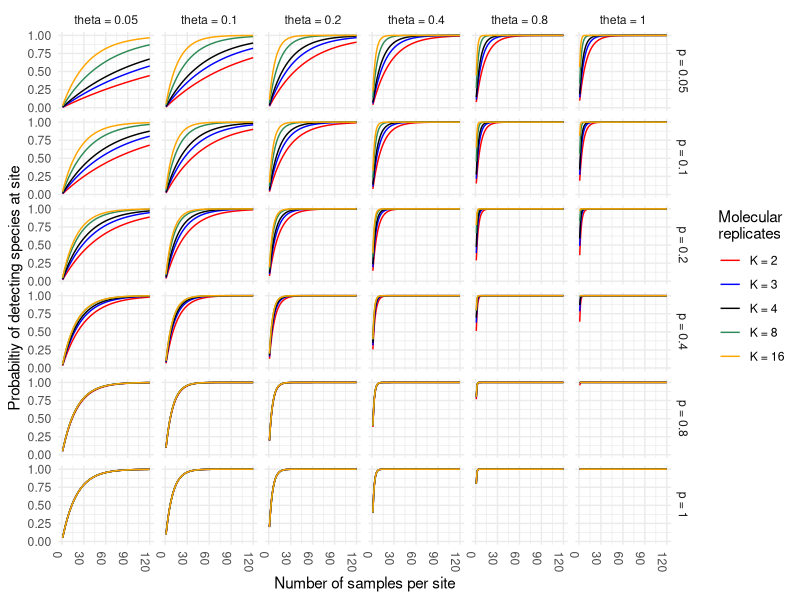
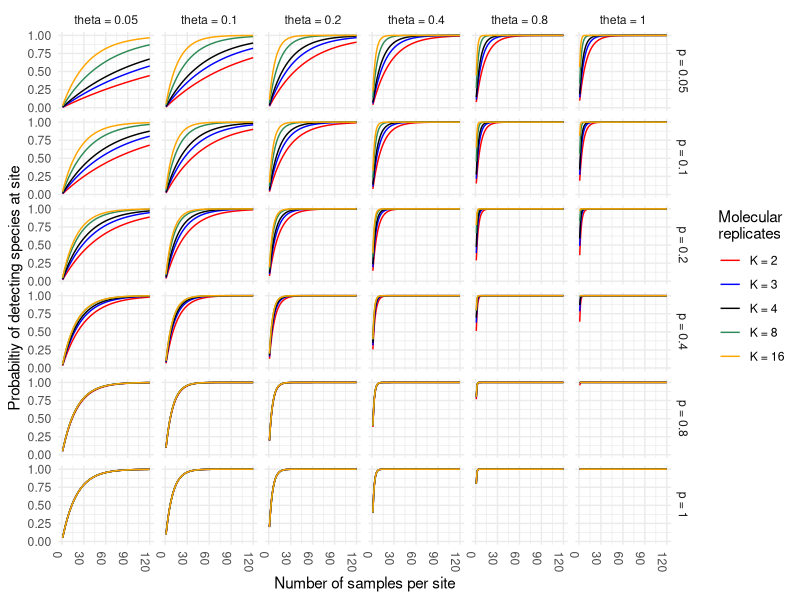
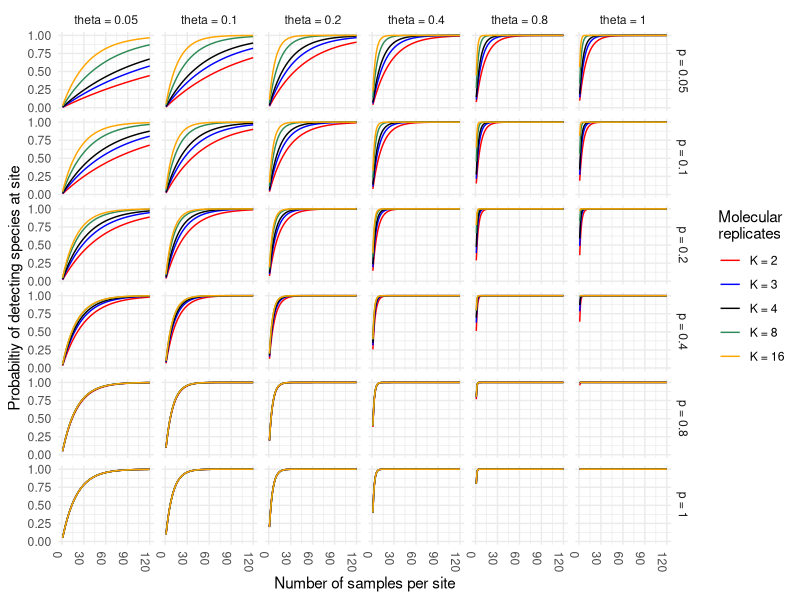

Source code (R) for these figures, in order: (Note: a time limit stopped this script after it produced the figures.)
## ---- chunk 1
knitr::opts_chunk$set(echo = TRUE)
assign("depthtrigger", 10, data.table:::.global)
## ---- chunk 2
comb = function(n, r){ factorial(n)/(factorial(r) * factorial(n -r ))}

sampleDetectionOne <- function(
	J = 50,
	K = 8,
	theta = 0.06,
	pDetection  = 0.3
	
	){
  
    jIndx = J:0
	prob = 	sum(comb( J, jIndx) *  (1 - theta) ^ jIndx * (theta * (1 - pDetection)^K )  ^ rev(jIndx))
	return(1 - prob)
	}
## ---- chunk 3
library(data.table)
results <- data.table(expand.grid(J = 1:120,
							theta = c(0.05, 0.1, 0.2, 0.4, 0.8, 1.0), 
							pDetection = c(0.05, 0.1, 0.2, 0.4, 0.8, 1.0),
							K = c(2, 3, 4, 8, 16)))

for(index in 1:nrow(results)){
  results[ index, ProbDetect :=
	  sampleDetectionOne(J = J, K = K, theta = theta, pDetection = pDetection)]
}
results[ , thetaPlot := factor(paste0("theta = ", theta))]
results[ , pDetectionPlot := factor(paste0("p = ", pDetection))]
results[ , KPlot := factor(paste0("K = ", K))]
## ---- chunk 4

library(ggplot2)
results[ , KPlot := factor(KPlot,
                           levels = levels(results$KPlot)[
                             order(as.numeric(gsub("K = ", "",
                                                   levels(results$KPlot))))])]

detectOne <- ggplot(data = results, aes(x = J, y = ProbDetect, color = KPlot)) +
	geom_line() +
	facet_grid( pDetectionPlot ~ thetaPlot) +
	theme_minimal() +
  
	ylab("Probabiltiy of detecting species at site") +
	xlab("Number of samples per site") +
  scale_color_manual("Molecular\nreplicates",
                     values = c("red", "blue", "black", "seagreen", "orange", "grey50")) +
  scale_x_continuous(breaks = seq(0,125, by = 30)) +
  theme(axis.text.x = element_text(angle = -90, hjust = 0))
print(detectOne)
ggsave(filename = "detectingOne.pdf", detectOne, width = 12, height = 4)
ggsave(filename = "detectingOne.jpg", detectOne, width = 12, height = 4)
## ---- chunk 5
samplesDetect <- function(
	nSims = 2,
	J = c(10, 100),
	theta = c(0.06, 0.42),
	K = 8,
	pDetection = c(0.3, 0.4)){
		results <- data.table(expand.grid(simulation = 1:nSims,
					   J = J, theta = theta,
					   K = K, pDetection = pDetection))
	for(index in 1:dim(results)[1]){
		results[ index, nPositive :=
			length(which(
				rbinom(n = length(which(rbinom( n = J, size = 1, prob = theta) >0)),
					   size = K, prob = pDetection) > 0))]
		}
	results[ , pPositive := nPositive/J]
	results[ , Samples := factor(paste0("J = ", J))]
	results[ , SamplesPlot  := factor(J)]

	results[ , thetaPlot := factor(paste0("theta = ", theta))]
  results[ , thetaPlot2 := factor( theta)]

  results[ , pDetectionPlot := factor(paste0("p = ", pDetection))]

	factorOrder <- order(as.numeric(gsub("J = ", "", 
	                                     levels(results$Samples))), 
	                     decreasing = FALSE)
  results[ , Samples := factor(Samples, levels = levels(Samples)[factorOrder]) ]

  results[ , KPlot := paste0("K = ", K)]
  KOrder <- unique(results$KPlot)[
    order(as.numeric(gsub("K = ", "",
                          unique(results$KPlot))), 
          decreasing = FALSE)]
  results[ , KPlot := factor( KPlot, levels = KOrder)]

  results[ , KPlot2 := factor(gsub("K = ", "", KPlot))]
  KOrder2 <- unique(results$KPlot2)[order(as.numeric(unique(results$KPlot)), decreasing = FALSE)]
  results[ , KPlot2 := factor( KPlot2, levels = KOrder2)]

	return(results)
	}
## ---- chunk 6
sampleResults <- samplesDetect(nSims = 4000,
                               theta = c(0.05, 0.1, 0.2, 0.4, 0.8, 1.0),
                               pDetection = c(0.05, 0.1, 0.2, 0.4, 0.8, 1.0),
                               J = c(5, 10, 20, 40, 80, 120),
                               K = c(2, 4, 8, 16))
## ---- chunk 7
compareSites <- ggplot(sampleResults, aes(x = KPlot2, y = pPositive, fill = thetaPlot)) +
	geom_boxplot(outlier.size = 0.5) +
	facet_grid(  Samples ~  pDetectionPlot ) +
  theme_minimal() +
	ylab(expression(over("Number of simulated positive samples",
	                     "Total number of simulated samples"))) +
  xlab("Number of molecular replicates") +
  scale_fill_manual(expression("Generating "*theta),
                    values = c("red", "blue", "black", "seagreen", "orange", "grey50"))
print(compareSites)
ggsave(filename = "compareSites.pdf", compareSites, width = 12, height = 6)
ggsave(filename = "compareSites.jpg", compareSites, width = 12, height = 6)
